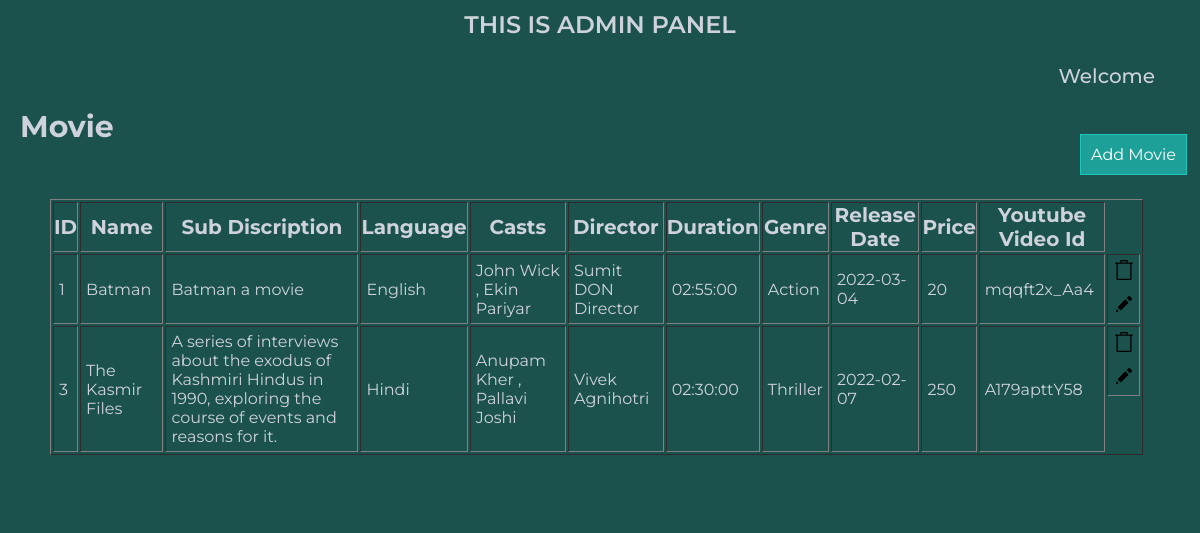
Screenshot of /assets/movie/admin/movie.php (signed in) with the database file from the repository.
### tables this page shows
CREATE TABLE `movie` (
  `id` int(11) NOT NULL,
  `name` varchar(266) NOT NULL,
  `sub_description` varchar(266) NOT NULL,
  `language` varchar(255) NOT NULL,
  `duration` time NOT NULL,
  `genre` varchar(255) NOT NULL,
  `release_date` date NOT NULL,
  `casts` varchar(255) NOT NULL,
  `price` int(15) NOT NULL,
  `director` varchar(255) NOT NULL,
  `video_id_youtube` varchar(244) NOT NULL,
  `image` varchar(255) NOT NULL,
  `banner` varchar(255) NOT NULL
);

### assets/movie/admin/movie.php (the view, shortened to what this page needs)
<?php
    require_once '../connect.php';
    $sql = "SELECT * FROM movie ;";
    $result = mysqli_query($conn ,$sql) ;
?>
<?php
    if (isset($_SESSION['user_id']) ){
        if (($_SESSION['admin'] != "0") ){
?>
<!DOCTYPE html>
<html lang="en">
<head>
    <link rel="stylesheet" href="../css/admin/home.css">
    <link rel="stylesheet" href="../css/admin/movie.css">
    <link rel="stylesheet" href="../css/flash_message.css">
    <link rel="stylesheet" href="path-to-icons/fonts/style.css" />
</head>
<body>
    <?php
        include_once 'nav.php';
    ?>
    <H4>Movie</H4>
    <div class="add_another_btn"><a href="add_movie.php">Add Movie</a></div>
    <div class="row">
        <table border="1px">
            <thead>
                <tr class="column-topic">
                    <th>ID</th>
                    <th>Name</th>
                    <th>Sub Discription</th>
                    <th>Language</th>
                    <th>Casts</th>
                    <th>Director</th>
                    <th>Duration</th>
                    <th>Genre</th>
                    <th>Release Date</th>
                    <th>Price</th>
                    <th>Youtube Video Id</th>
                </tr>
            </thead>
            <tbody>
                <?php
                    while($rows = mysqli_fetch_assoc($result)){
                ?>
                    <tr>
                        <td><?php echo $rows['id'] ?></td>
                        <td><?php echo $rows['name'] ?></td>
                        <td><?php echo $rows['sub_description'] ?></td>
                        <td><?php echo $rows['language'] ?></td>
                        <td><?php echo $rows['casts'] ?></td>
                        <td><?php echo $rows['director'] ?></td>
                        <td><?php echo $rows['duration'] ?></td>
                        <td><?php echo $rows['genre'] ?></td>
                        <td><?php echo $rows['release_date'] ?></td>
                        <td><?php echo $rows['price'] ?></td>
                        <td><?php echo $rows['video_id_youtube'] ?></td>
                        <td class="icons">
                            <div class="delete"><a href="delete_movie.php?delete=<?php echo $rows['id'] ?>"><img src="../images/delete.svg" title="Delete"></a></div>
                            <div class="delete"><a href="edit_movie.php?edit=<?php echo $rows['id'] ?>"><img src="../images/edit.svg" title="Edit"></a></div>
                        </td>
                    </tr>
                <?php
                    }
                ?>
            </tbody>
        </table>
    </div>
</body>
</html>
<?php
    }
    else {
        header("location: ../main.php");
        exit();
    }
}
else {
    header("location: ../main.php");
    exit();
}
?>

### assets/movie/css/admin/home.css (style rules this page uses)
* { margin: 0; padding: 0; color: #ced2da; background-color: #1c524d; box-sizing: border-box; font-family: "Montserrat" , sans-serif; }
a { text-decoration: none; }

### assets/movie/css/admin/movie.css (style rules this page uses)
h4 { margin-top: 20px; margin-left: 20px; font-size: 30px; }
.row { padding-left: 50px; padding-top: 20px; display: flex; justify-content: flex-start; flex-wrap: wrap; padding-bottom: 50px; }
table { width: 95%; height: auto; }
td { padding: 5px; }
.column-topic { font-size: 20px; }
.add_another_btn { margin-bottom: 15px; }
.add_another_btn a { padding: 5px; border: 1px solid rgba(30, 237, 226, 0.501); width: fit-content; position: relative; left: 90%; padding: 10px; background-color: rgba(30, 237, 226, 0.501); color: white; }
.icons { height: 100%; display: flex; flex-direction: column; justify-content: flex-end; align-items: flex-end; padding: 0; }
.delete { margin: 5px; text-align: center; }
.delete img { height: 20px; }

### assets/admin/assets/css/flash_message.css (style rules this page uses)
body { position: relative; }

### rows the page displays
movie: id "1", name "Batman", sub_description "Batman a movie", language "English", casts "John Wick , Ekin Pariyar", director "Sumit DON Director", duration "02:55:00", genre "Action", release_date "2022-03-04", price "20", video_id_youtube "mqqft2x_Aa4"
movie: id "3", name "The Kasmir Files", sub_description "A series of interviews about the exodus of Kashmiri Hindus in 1990, exploring the course of events and reasons for it.", language "Hindi", casts "Anupam Kher , Pallavi Joshi", director "Vivek Agnihotri", duration "02:30:00", genre "Thriller", release_date "2022-02-07", price "250", video_id_youtube "A179apttY58"
